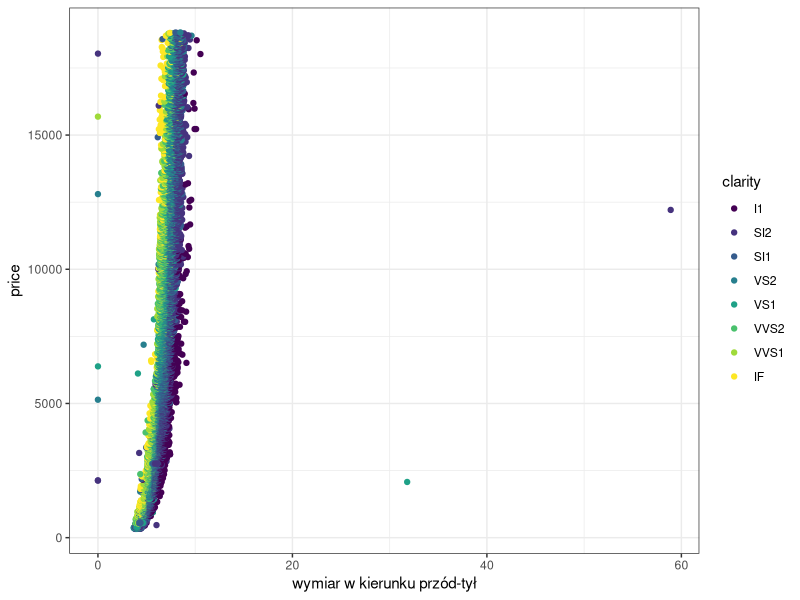

Reproduce this figure in R.
library(tidyverse)

str(diamonds)
str(iris)
str(mtcars)

autka <- mtcars

tab01 <- mtcars%>%
  group_by(cyl, gear,vs)%>%
  summarise(M_mpg=(mean(mpg)))%>%
  ungroup()

tab02 <- diamonds%>%
  group_by(color)%>%
  summarise(Q1_x=quantile(x, 0.25), Q3_x=quantile(x,0.75), Q1_y=quantile(y,0.25), Q2_y=quantile(y,0.5))

tab02a <- diamonds%>%
  group_by(color)%>%
  summarise(Q1_x=quantile(x, 0.25), Q3_x=quantile(x,0.75), Q1_y=quantile(y,0.25), Q2_y=median(y))

tab_example <- mtcars %>%
  group_by(cyl, gear) %>%
  summarise(SD_wt = sd(wt)) %>%
  pivot_wider(id_cols = cyl, names_from = gear, values_from = SD_wt)

tab03 <- diamonds%>%
  group_by(cut, color)%>%
  summarise(M_price=mean(price))%>%
  pivot_wider(id_cols = cut, names_from = color, values_from = M_price)%>%
  ungroup()

plot04 <- ggplot(data=iris, mapping = aes(x=Petal.Length, y=Petal.Width, color=Species)) +
  geom_point() +
  labs(x = "długość liścia", y = "szerokość płatka", color = "gatunek")

plot05 <- ggplot(data=iris, mapping = aes(x=Sepal.Length, y = Sepal.Width)) + 
  geom_point(alpha=0.7, shape=14, size=4)

diamonds

ggplot(data=diamonds, mapping = aes(x=y, y=price, color=clarity)) +
  geom_jitter() +
  labs(x= "wymiar w kierunku przód-tył") +
  theme_bw()

diamonds_zad7 <- diamonds%>%
  filter(y!=0 &
  y<=(quantile(y,0.75)+1.5*(quantile(y,0.75)-quantile(y,0.25))))%>%
  ggplot( mapping = aes(x=y, y=price, color=clarity)) +
  geom_point() +
  labs(x= "wymiar w kierunku przód-tył") +
  theme_bw()
